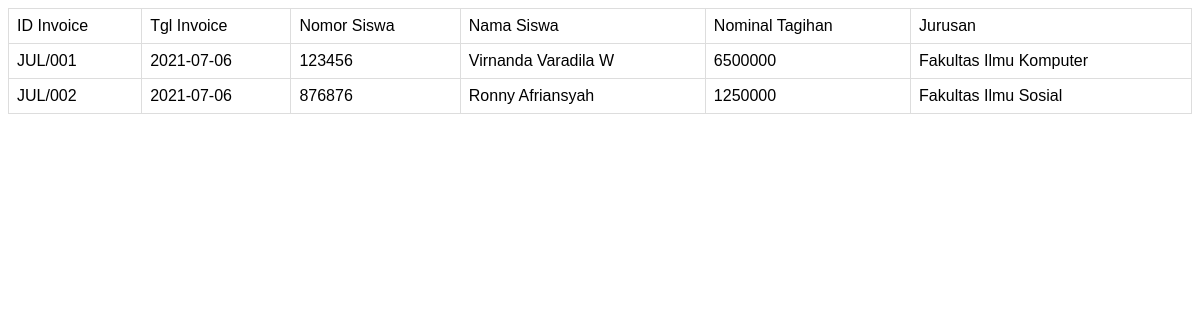
Before: /demo/index.php with the older database file.
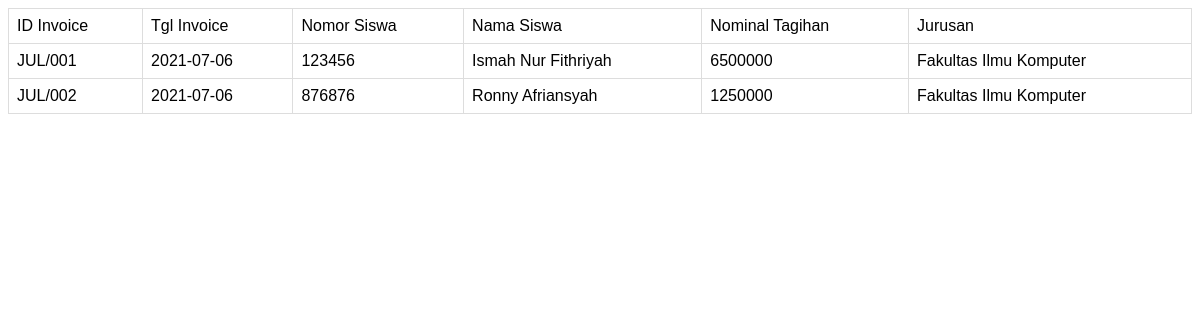
After: the same page with the newer database file.
### tables this page shows
CREATE TABLE `tagihan_pembayaran` (
`id_invoice` varchar(100) NOT NULL, 
`tanggal_invoice` date NOT NULL,
`nomor_siswa` varchar(12) NOT NULL,
`nama` varchar(30) NOT NULL,
`nominal_tagihan` int(11) NOT NULL,
`informasi` varchar(60) NOT NULL, 
`nomor_jurnal_pembukuan` varchar(100) DEFAULT NULL, 
`waktu_transaksi` datetime DEFAULT NULL, 
`channel_pembayaran` varchar(20) DEFAULT NULL, 
`status_pembayaran` varchar(10) DEFAULT NULL
);

### demo/index.php (the view, shortened to what this page needs)
<link rel="stylesheet" href="style.css" type="text/css" media="all">
<?php
include_once 'database.php';
$result = mysqli_query($conn,"SELECT * FROM tagihan_pembayaran");
?>
<!DOCTYPE html>
<html>
 <head>
 </head>
<body>
<?php
if (mysqli_num_rows($result) > 0) {
?>
  <table>
  <tr>
    <td>ID Invoice</td>
    <td>Tgl Invoice</td>
    <td>Nomor Siswa</td>
    <td>Nama Siswa</td>
    <td>Nominal Tagihan</td>
    <td>Jurusan</td>
  </tr>
<?php
while($row = mysqli_fetch_array($result)) {
?>
<tr>
    <td><?php echo $row["id_invoice"]; ?></td>
    <td><?php echo $row["tanggal_invoice"]; ?></td>
    <td><?php echo $row["nomor_siswa"]; ?></td>
    <td><?php echo $row["nama"]; ?></td>
    <td><?php echo $row["nominal_tagihan"]; ?></td>
    <td><?php echo $row["informasi"]; ?></td>
</tr>
<?php
}
?>
</table>
 <?php
}
else{
    echo "No result found";
}
?>
 </body>
</html>

### demo/style.css (style rules this page uses)
table { font-family: arial, sans-serif; border-collapse: collapse; width: 100%; }
td, th { border: 1px solid #dddddd; text-align: left; padding: 8px; }
tr:nth-child(even) { background-color: white; }

Changed rows visible on the page:
changed tagihan_pembayaran "JUL/001": nama "Virnanda Varadila W" → "Ismah Nur Fithriyah"
changed tagihan_pembayaran "JUL/002": informasi "Fakultas Ilmu Sosial" → "Fakultas Ilmu Komputer"
